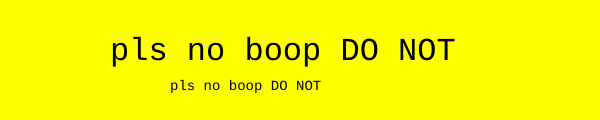
Frame 1 (no input)
Frame 60 (no input): identical to frame 1, image omitted
Frame 120 (the mouse pressed at the canvas centre since frame 60): identical to frame 1, image omitted

The p5.js sketch that drew this single still picture (run headless with seeded random() and noise() and a simulated clock; from frame 60 on, the mouse is pressed at the canvas centre):

// p5.js sketch
// ── sketch.js
function setup() {
  createCanvas(600, 120);
  textFont("Courier");
}

function draw() {
  background(255, 255, 0);
  textSize(32);
  text("pls no boop DO NOT", 110, 60);
  textSize(14);
  text("pls no boop DO NOT", 170, 90);
}
